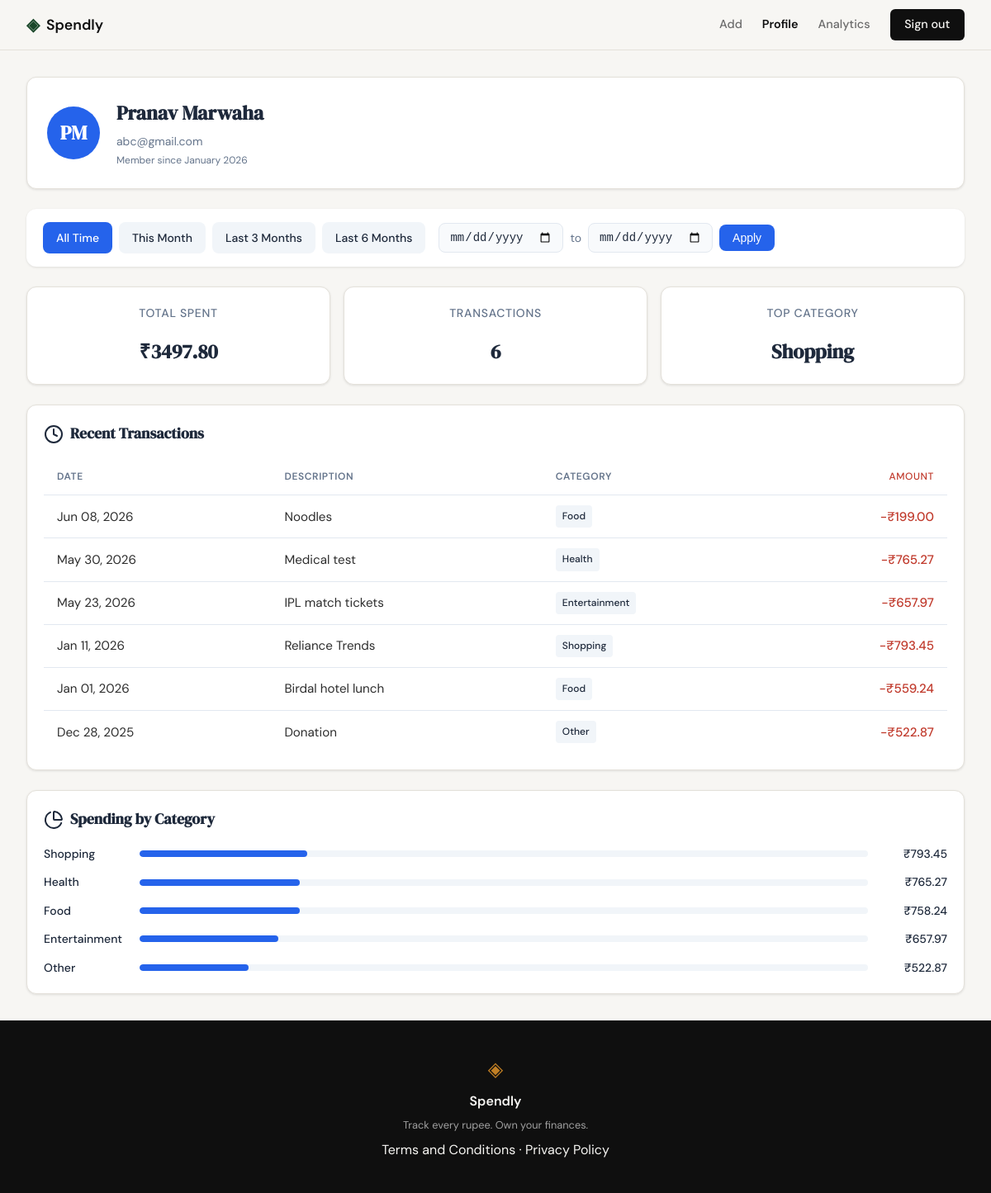
/profile (signed in), run on the app's committed database.
### tables this page shows
CREATE TABLE users (
            id INTEGER PRIMARY KEY AUTOINCREMENT,
            name TEXT NOT NULL,
            email TEXT UNIQUE NOT NULL,
            password_hash TEXT NOT NULL,
            created_at TEXT DEFAULT CURRENT_TIMESTAMP
        );

CREATE TABLE expenses (
            id INTEGER PRIMARY KEY AUTOINCREMENT,
            user_id INTEGER NOT NULL,
            amount REAL NOT NULL,
            category TEXT NOT NULL,
            date TEXT NOT NULL,
            description TEXT,
            created_at TEXT DEFAULT CURRENT_TIMESTAMP,
            FOREIGN KEY (user_id) REFERENCES users(id) ON DELETE CASCADE
        );

### app.py (the view, shortened to what this page needs)
@app.route("/profile")
def profile():
    if not is_logged_in():
        return redirect(url_for("login"))
    user_id = session.get("user_id")
    conn = get_db()
    cursor = conn.cursor()
    cursor.execute("SELECT name, email, created_at FROM users WHERE id = ?", (user_id,))
    user_row = cursor.fetchone()
    conn.close()
    user = {
        "name": user_row["name"],
        "email": user_row["email"],
        "created_at": "January 2026",
        "initials": "".join([n[0] for n in user_row["name"].split()])
    }
    date_from = request.args.get("date_from")
    date_to = request.args.get("date_to")
    active_filter = None
    if date_from:
        try:
            datetime.strptime(date_from, "%Y-%m-%d")
        except ValueError:
            date_from = None
    if date_to:
        try:
            datetime.strptime(date_to, "%Y-%m-%d")
        except ValueError:
            date_to = None
    today = date.today()
    this_month_start = date(today.year, today.month, 1)
    last_3_months_start = today.replace(day=1)
    from datetime import timedelta
    last_3_months_start = (today - timedelta(days=90))
    last_6_months_start = (today - timedelta(days=180))
    presets = {
        "this_month": {
            "date_from": this_month_start.isoformat(),
            "date_to": today.isoformat(),
            "label": "This Month"
        },
        "last_3_months": {
            "date_from": last_3_months_start.isoformat(),
            "date_to": today.isoformat(),
            "label": "Last 3 Months"
        },
        "last_6_months": {
            "date_from": last_6_months_start.isoformat(),
            "date_to": today.isoformat(),
            "label": "Last 6 Months"
        }
    }
    stats = get_user_stats(user_id, date_from, date_to)
    raw_transactions = get_user_expenses(user_id, date_from, date_to)
    transactions = [
        {
            "date": format_date_for_display(t["date"]),
            "description": t["description"],
            "category": t["category"],
            "amount": t["amount"]
        }
        for t in raw_transactions
    ]
    categories = get_category_breakdown(user_id, date_from, date_to)
    return render_template("profile.html",
                         user=user,
                         stats=stats,
                         transactions=transactions,
                         categories=categories,
                         date_from=date_from,
                         date_to=date_to,
                         active_filter=active_filter,
                         presets=presets,
                         active_page="profile")

### app.py (called while the page is built)
def is_logged_in():
    return "user_id" in session

@app.context_processor
def inject_user():
    return dict(is_logged_in=is_logged_in())

def format_date_for_display(date_str):
    from datetime import datetime
    dt = datetime.strptime(date_str, "%Y-%m-%d")
    return dt.strftime("%b %d, %Y")

### database/db.py (called while the page is built)
def get_db():
    conn = sqlite3.connect("spendly.db")
    conn.row_factory = sqlite3.Row
    conn.execute("PRAGMA foreign_keys = ON")
    return conn

def get_user_expenses(user_id, date_from=None, date_to=None):
    conn = get_db()
    cursor = conn.cursor()
    query = "SELECT date, description, category, amount FROM expenses WHERE user_id = ?"
    params = [user_id]
    if date_from and date_to:
        query += " AND date BETWEEN ? AND ?"
        params.extend([date_from, date_to])
    query += " ORDER BY date DESC"
    cursor.execute(query, params)
    rows = cursor.fetchall()
    conn.close()
    return [dict(row) for row in rows]

def get_category_breakdown(user_id, date_from=None, date_to=None):
    conn = get_db()
    cursor = conn.cursor()
    query = "SELECT category, SUM(amount) as total FROM expenses WHERE user_id = ?"
    params = [user_id]
    if date_from and date_to:
        query += " AND date BETWEEN ? AND ?"
        params.extend([date_from, date_to])
    query += " GROUP BY category ORDER BY total DESC"
    cursor.execute(query, params)
    rows = cursor.fetchall()
    conn.close()
    if not rows:
        return []
    grand_total = sum(row["total"] for row in rows)
    breakdown = []
    for row in rows:
        category_total = row["total"]
        percentage = round((category_total / grand_total) * 100)
        breakdown.append({
            "name": row["category"],
            "amount": category_total,
            "percentage": percentage
        })
    return breakdown

### templates/profile.html (shortened to what this page needs)
{% extends "base.html" %}
{% block head %}
<link rel="stylesheet" href="{{ url_for('static', filename='css/profile.css') }}">
{% endblock %}
{% block content %}
<div class="profile-page">
    <section class="user-card">
        <div class="user-avatar">
            {{ user.initials }}
        </div>
        <div class="user-details">
            <h1 class="user-name">{{ user.name }}</h1>
            <p class="user-email">{{ user.email }}</p>
            <p class="user-member-since">Member since {{ user.created_at }}</p>
        </div>
    </section>
    <section class="filter-bar">
        <div class="preset-buttons">
            <a href="{{ url_for('profile') }}" class="preset-btn {% if not active_filter %}active{% endif %}">All Time</a>
            <a href="{{ url_for('profile', date_from=presets.this_month.date_from, date_to=presets.this_month.date_to) }}" class="preset-btn {% if active_filter == 'this_month' %}active{% endif %}">{{ presets.this_month.label }}</a>
            <a href="{{ url_for('profile', date_from=presets.last_3_months.date_from, date_to=presets.last_3_months.date_to) }}" class="preset-btn {% if active_filter == 'last_3_months' %}active{% endif %}">{{ presets.last_3_months.label }}</a>
            <a href="{{ url_for('profile', date_from=presets.last_6_months.date_from, date_to=presets.last_6_months.date_to) }}" class="preset-btn {% if active_filter == 'last_6_months' %}active{% endif %}">{{ presets.last_6_months.label }}</a>
        </div>
        <form method="get" action="{{ url_for('profile') }}" class="custom-range-form">
            <input type="date" name="date_from" value="{{ date_from or '' }}" class="date-input">
            <span class="range-separator">to</span>
            <input type="date" name="date_to" value="{{ date_to or '' }}" class="date-input">
            <button type="submit" class="apply-btn">Apply</button>
        </form>
    </section>
    <section class="stats-row">
        <div class="stat-card">
            <span class="stat-label">Total Spent</span>
            <span class="stat-value">₹{{ "%.2f"|format(stats.total_spent) }}</span>
        </div>
        <div class="stat-card">
            <span class="stat-label">Transactions</span>
            <span class="stat-value">{{ stats.transaction_count }}</span>
        </div>
        <div class="stat-card">
            <span class="stat-label">Top Category</span>
            <span class="stat-value">{{ stats.top_category }}</span>
        </div>
    </section>
    <section class="transactions-section">
        <h2 class="section-title">
            <i data-lucide="clock"></i>
            Recent Transactions
        </h2>
        <table class="tx-table">
            <thead>
                <tr>
                    <th>Date</th>
                    <th>Description</th>
                    <th>Category</th>
                    <th class="amount-col">Amount</th>
                </tr>
            </thead>
            <tbody>
                {% for tx in transactions %}
                <tr>
                    <td>{{ tx.date }}</td>
                    <td>{{ tx.description }}</td>
                    <td><span class="category-badge">{{ tx.category }}</span></td>
                    <td class="amount-col">-₹{{ "%.2f"|format(tx.amount) }}</td>
                </tr>
                {% endfor %}
            </tbody>
        </table>
    </section>
    <section class="category-section">
        <h2 class="section-title">
            <i data-lucide="pie-chart"></i>
            Spending by Category
        </h2>
        <div class="category-list">
            {% for cat in categories %}
            <div class="category-row">
                <span class="category-name">{{ cat.name }}</span>
                <div class="category-bar-track">
                    <div class="category-bar" style="width: {{ cat.percentage }}%"></div>
                </div>
                <span class="category-amount">₹{{ "%.2f"|format(cat.amount) }}</span>
            </div>
            {% endfor %}
        </div>
    </section>
</div>
{% endblock %}

### static/css/style.css (style rules this page uses)
:root { --ink: #0f0f0f; --ink-soft: #2d2d2d; --ink-muted: #6b6b6b; --ink-faint: #a0a0a0; --paper: #f7f6f3; --paper-warm: #f0ede6; --paper-card: #ffffff; --accent: #1a472a; --accent-light: #e8f0eb; --accent-2: #c17f24; --accent-2-light: #fdf3e3; --danger: #c0392b; --danger-light: #fdecea; --border: #e4e1da; --border-soft: #eeebe4; --font-display: 'DM Serif Display', Georgia, serif; --font-body: 'DM Sans', system-ui, sans-serif; --max-width: 1200px; --auth-width: 440px; --radius-sm: 6px; --radius-md: 12px; --radius-lg: 20px; }
*, *::before, *::after { box-sizing: border-box; margin: 0; padding: 0; }
html { font-size: 16px; scroll-behavior: smooth; }
body { background: var(--paper); color: var(--ink); font-family: var(--font-body); font-size: 1rem; line-height: 1.6; -webkit-font-smoothing: antialiased; }
a { color: inherit; text-decoration: none; }
.profile-page { max-width: var(--max-width); margin: 0 auto; padding: 2rem; }
.user-card { background: var(--paper-card); border: 1px solid var(--border); border-radius: var(--radius-md); padding: 2rem; display: flex; align-items: center; gap: 1.5rem; margin-bottom: 2rem; }
.user-avatar { width: 80px; height: 80px; background: var(--accent); color: var(--paper); border-radius: 50%; display: flex; align-items: center; justify-content: center; font-family: var(--font-display); font-size: 1.75rem; font-weight: 500; flex-shrink: 0; }
.user-details { flex: 1; }
.user-name { font-family: var(--font-display); font-size: 1.75rem; color: var(--ink); margin-bottom: 0.25rem; }
.user-email { color: var(--ink-muted); font-size: 0.95rem; margin-bottom: 0.25rem; }
.user-member-since { color: var(--ink-faint); font-size: 0.85rem; }
.stats-row { display: grid; grid-template-columns: repeat(3, 1fr); gap: 1.5rem; margin-bottom: 2rem; }
.stat-card { background: var(--paper-card); border: 1px solid var(--border); border-radius: var(--radius-md); padding: 1.5rem; text-align: center; }
.stat-label { display: block; font-size: 0.75rem; font-weight: 600; color: var(--ink-muted); text-transform: uppercase; letter-spacing: 0.05em; margin-bottom: 0.5rem; }
.stat-value { font-family: var(--font-display); font-size: 1.75rem; color: var(--ink); font-variant-numeric: tabular-nums; }
.section-title { font-family: var(--font-display); font-size: 1.25rem; color: var(--ink); margin-bottom: 1rem; display: flex; align-items: center; gap: 0.5rem; }
.transactions-section { background: var(--paper-card); border: 1px solid var(--border); border-radius: var(--radius-md); padding: 1.5rem; margin-bottom: 2rem; }
.tx-table { width: 100%; border-collapse: collapse; }
.tx-table th { text-align: left; font-size: 0.75rem; font-weight: 600; color: var(--ink-muted); text-transform: uppercase; letter-spacing: 0.05em; padding: 0.75rem 0; border-bottom: 1px solid var(--border); }
.tx-table td { padding: 1rem 0; border-bottom: 1px solid var(--border-soft); font-size: 0.95rem; color: var(--ink-soft); }
.tx-table tr:last-child td { border-bottom: none; }
.tx-table tbody tr { transition: background 0.15s; }
.amount-col { text-align: right; font-variant-numeric: tabular-nums; font-weight: 500; color: var(--danger) !important; }
.category-badge { display: inline-block; background: var(--accent-light); color: var(--accent); font-size: 0.75rem; font-weight: 500; padding: 0.25rem 0.6rem; border-radius: 999px; }
.category-section { background: var(--paper-card); border: 1px solid var(--border); border-radius: var(--radius-md); padding: 1.5rem; }
.category-list { display: flex; flex-direction: column; gap: 1rem; }
.category-row { display: grid; grid-template-columns: 100px 1fr 80px; align-items: center; gap: 1rem; }
.category-name { font-size: 0.9rem; font-weight: 500; color: var(--ink-soft); }
.category-bar-track { height: 8px; background: var(--border-soft); border-radius: 999px; overflow: hidden; }
.category-bar { height: 100%; background: var(--accent); border-radius: 999px; }
.category-amount { font-size: 0.9rem; font-weight: 500; color: var(--ink-muted); text-align: right; font-variant-numeric: tabular-nums; }

### data on the page
users: name "Pranav Marwaha", email "abc@gmail.com"
expenses: top_category "Shopping", date "Jan 11, 2026", description "Reliance Trends", category "Shopping", amount "793.45", name "Shopping", {{ cat.percentage }} 23 (drawn)
expenses: date "Jun 08, 2026", description "Noodles", category "Food", amount "199.00"
expenses: date "May 30, 2026", description "Medical test", category "Health", amount "765.27", name "Health", {{ cat.percentage }} 22 (drawn)
expenses: date "May 23, 2026", description "IPL match tickets", category "Entertainment", amount "657.97", name "Entertainment", {{ cat.percentage }} 19 (drawn)
expenses: date "Jan 01, 2026", description "Birdal hotel lunch", category "Food", amount "559.24"
expenses: date "Dec 28, 2025", description "Donation", category "Other", amount "522.87", name "Other", {{ cat.percentage }} 15 (drawn)

### other printed values
{{ user.initials }} "PM"
{{ user.created_at }} "January 2026"
{{ presets.this_month.label }} "This Month"
{{ presets.last_3_months.label }} "Last 3 Months"
{{ presets.last_6_months.label }} "Last 6 Months"
{{ "%.2f"|format(stats.total_spent) }} "3497.80"
{{ stats.transaction_count }} "6"
{{ cat.name }} "Food"
{{ "%.2f"|format(cat.amount) }} "758.24"
